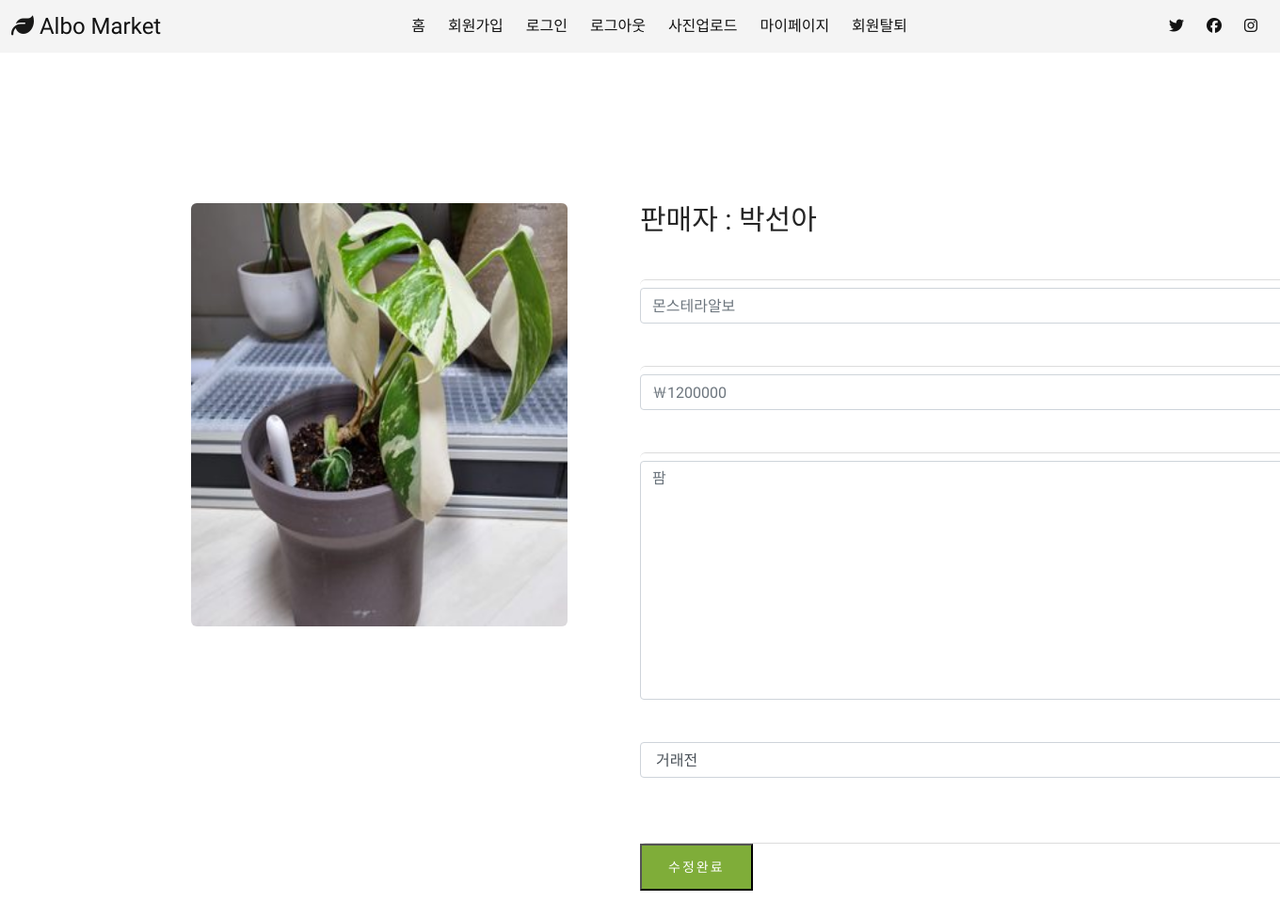
The page /upload/posting/249/editpage on the database its author committed.
### main/models.py (models this page shows, shortened)
class Item(models.Model):
    item_name = models.CharField(max_length = 20)
    user_name = models.ForeignKey(User, to_field='user_name', related_name='seller', on_delete = models.CASCADE, db_column="user_name", max_length= 20, null=True) #fk추가
    STATUS = (('거래 전','거래 전'), ('거래 완료','거래 완료')) # 전자가 테이블 컬럼 출력값, 후자가 admin 페이지에서 출력
    trade_status = models.CharField(max_length=5, default='거래 전', choices=STATUS, null=True) #거래상태(판매중,거래완료)
    item_price = models.IntegerField(null=True)
    item_content = models.TextField(max_length = 200)
    item_img = models.ImageField(upload_to="images/", blank=True, null=True)
    class Meta:
        db_table = 'item_tb'

class User(models.Model):
    user_name = models.CharField(max_length= 20 ,primary_key=True)
    user_date = models.DateTimeField(auto_now_add=True) #가입일(처음 등록한 시간으로 저장)
    user_email = models.EmailField(unique=True)
    user_password = models.CharField(max_length = 100)
    user_validate = models.BooleanField(default = False)
    STATUS = (('남자','남자'), ('여자','여자'))
    gender = models.CharField(max_length=5 ,choices=STATUS , null=True)
    age = models.IntegerField(null=True)
    year = models.IntegerField(null=True)
    month= models.IntegerField( null=True)
    day= models.IntegerField(null=True)
    def __str__(self):
        return f'{self.user_name}'
    class Meta:
        db_table = 'user_tb'

### main/views.py (the view)
# urls.py: path('upload/posting/<int:pk>/editpage', views.editpage, name='editpage'),
def editpage(request,pk):
    items = Item.objects.get(pk=pk)
    return render(request, 'main/editpage.html',{'items':items})

### main/templates/main/editpage.html (shortened to what this page needs)
<!DOCTYPE html>
<html lang="ko">
    {% load static %}
<head>
    <link rel="stylesheet" href="{%static 'detail_page/css/bootstrap.min.css' %}" type="text/css">
    <link rel="stylesheet" href="{%static 'detail_page/css/font-awesome.min.css' %}" type="text/css">
    <link rel="stylesheet" href="{%static 'detail_page/css/elegant-icons.css' %}" type="text/css">
    <link rel="stylesheet" href="{%static 'detail_page/css/nice-select.css' %}" type="text/css">
    <link rel="stylesheet" href="{%static 'detail_page/css/jquery-ui.min.css' %}" type="text/css">
    <link rel="stylesheet" href="{%static 'detail_page/css/owl.carousel.min.css' %}" type="text/css">
    <link rel="stylesheet" href="{%static 'detail_page/css/slicknav.min.css' %} " type="text/css">
    <link rel="stylesheet" href="{%static 'detail_page/css/style.css' %}" type="text/css">
      <link rel="stylesheet" href="{%static 'css/new_post.css' %}">
 <nav class="navbar">
    <div class="navbar__logo">
    <i class="fa-solid fa-leaf"></i>
      <a href="{%url 'main_index' %}">Albo Market</a>
    </div>
    <ul class="navbar__menu">
        <li><a href="{%url 'main_index' %}">홈</a></li>
        <li><a href="signup">회원가입</a></li>
        <li><a href="{%url 'main_signin' %}">로그인</a></li>
        <li><a href="{%url 'main_logout' %}">로그아웃</a></li>
        <li><a href="{%url 'main_upload' %}">사진업로드</a></li>
      <li><a href="{%url 'main_mypage' %}">마이페이지</a></li>
      <li><a href="{% url 'user_remove' %}">회원탈퇴</a></li>
    </ul>
    <ul class="navbar__icons">
      <li><i class="fa-brands fa-twitter"></i></li>
      <li><i class="fa-brands fa-facebook"></i></li>
      <li><i class="fa-brands fa-instagram"></i></li>
    </ul>
</nav>
</head>
<body>
    <section class="product-details-spad">
        <div class="product-details">
        <div class="container">
            <div class="row">
                <div class="col-lg-6 col-md-6">
                    <div class="product__details__pic">
                        <div id="product__details__pic__item">
                                <p style="text-align : center;  padding:0px;"><img width="585px" height="603px" class="product__details__pic__item--large" src="{{ items.item_img.url }}"  name="item_img" alt="" ></p>
                          </div>
                    </div>
                </div>
                 <form method="POST" action="{% url 'boardEdit' items.pk %}">{% csrf_token %}
                  <div class = "product__size">
                    <div class="product__details__text">
                        <h3 class="a">판매자 : {{items.user_name}}</h3>
            <p class = "a" style="line-height : 2; ">  <input type="text" class="form-control mt-2" name='item_name' placeholder="{{items.item_name}}"  blank="True"></p>
                        <p class = "product__details__prices" style="line-height : 2;">
                       <input type="text" class="form-control mt-2" name='item_price' placeholder="￦{{items.item_price}}"  null="True">
                        </p>
                        <p class = "a" style="line-height : 2;">  <textarea class="form-control mt-2" rows="10"
                          name='item_content' placeholder="{{items.item_content}}" blank="True"></textarea>
                          </p>
                          <select class="form-control mt-2" name="trade_status" >
                            <option name="trade_status" value="거래전">거래전</option>
                          </select>
                        {% if login_user == post_user %}
                        <div id="jb-sidebar_2">
                          <p>
                          <input class="primary-btn" type="submit" value="수정완료">
                          </p>
                        </div>
                        </div>
                      </div>
                        </form>
                        {% endif %}
                    </div>
                </div>
            </div>
    </section>
</body>
</html>

### main/static/detail_page/css/style.css (style rules this page uses)
html, body { height: 100%; font-family: "Cairo", sans-serif; -webkit-font-smoothing: antialiased; font-smoothing: antialiased; }
h1, h2, h3, h4, h5, h6 { margin: 0; color: #111111; font-weight: 400; font-family: "Cairo", sans-serif; }
h3 { font-size: 30px; }
p { font-size: 16px; font-family: "Cairo", sans-serif; color: #6f6f6f; font-weight: 400; line-height: 26px; margin: 0 0 5px 0; }
img { max-width: 100%; }
ul, ol { padding: 0; margin: 0; }
.primary-btn { display: inline-block; font-size: 14px; padding: 10px 28px 10px; color: #ffffff; text-transform: uppercase; font-weight: 500; background: #7fad39; letter-spacing: 2px; text-align: center; }
.product-details-spad { padding:0px ; }
.product-details { padding-top: 10px; }
.product__details__text h3 { color: #252525; font-weight: 500; margin-bottom: 5px; size-adjust: auto; width: 500px; }
.product__details__text .product__details__prices { font-size: 14px; color: #010101; font-weight: 600; margin-bottom: 5px; }
.product__details__text p { margin-bottom: 25px; size-adjust: auto; }
@media only screen and (min-width: 1200px) { .container { max-width: 1170px; } }

### main/static/css/new_post.css (style rules this page uses)
:root { --text-color: #121212; --background-color: #f4f4f4; --accent-color: #9b9e7b; }
head { margin:0; font-family: 'Source Sans Pro'; background-color: #fff; font-size: 16px; }
a { text-decoration: none; color: var(--text-color); }
.navbar { top: 0; width: 100%; left: 0; right: 0; margin: 0 ; display: flex; justify-content: space-between; align-items: center; background-color: var(--background-color); padding: 8px 12px; }
.navbar__logo { font-size: 24px; color:var(--text-color); }
.navbar__logo i { color: rgb(24, 24, 23); }
.navbar__menu { display: flex; list-style: none; padding-left: 0; }
.navbar__menu li { padding: 8px 12px; }
.navbar__icons { list-style: none; color: var(--text-color); display: flex; padding-left: 0; }
.navbar__icons li { padding: 8px 12px; }
.product__size { width: 450px; }
.product__details__text { width: 750px; }
.product__details__text p { width: 750px; }
.product__size p { display : flex ; flex-direction: row; margin:auto; flex-direction:row ; margin-bottom: 45px; margin-top: 45px; border-radius:6px; border-top:1px solid #dcdcdc; }
img { width: 400px; height: 450px; border-radius: 6px; }
.product-details { margin-top: 150px; }

### rows shown on the page
Item: item_img (picture), user_name "박선아", item_name "몬스테라알보", item_price "￦1200000", item_content "팜"
